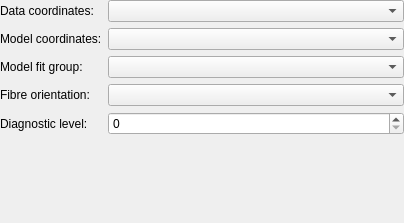
<?xml version="1.0" encoding="UTF-8"?>
<ui version="4.0">
 <class>InitialConfig</class>
 <widget class="QWidget" name="InitialConfig">
  <property name="geometry">
   <rect>
    <x>0</x>
    <y>0</y>
    <width>404</width>
    <height>223</height>
   </rect>
  </property>
  <property name="windowTitle">
   <string>Initial Config.</string>
  </property>
  <layout class="QFormLayout" name="formLayout">
   <property name="leftMargin">
    <number>0</number>
   </property>
   <property name="topMargin">
    <number>0</number>
   </property>
   <property name="rightMargin">
    <number>0</number>
   </property>
   <property name="bottomMargin">
    <number>0</number>
   </property>
   <item row="0" column="0">
    <widget class="QLabel" name="configDataCoordinates_label">
     <property name="text">
      <string>Data coordinates:</string>
     </property>
    </widget>
   </item>
   <item row="0" column="1">
    <widget class="FieldChooserWidget" name="configDataCoordinates_fieldChooser">
     <property name="sizePolicy">
      <sizepolicy hsizetype="Expanding" vsizetype="Preferred">
       <horstretch>0</horstretch>
       <verstretch>0</verstretch>
      </sizepolicy>
     </property>
    </widget>
   </item>
   <item row="1" column="0">
    <widget class="QLabel" name="configModelCoordinates_label">
     <property name="text">
      <string>Model coordinates:</string>
     </property>
    </widget>
   </item>
   <item row="1" column="1">
    <widget class="FieldChooserWidget" name="configModelCoordinates_fieldChooser">
     <property name="sizePolicy">
      <sizepolicy hsizetype="Expanding" vsizetype="Preferred">
       <horstretch>0</horstretch>
       <verstretch>0</verstretch>
      </sizepolicy>
     </property>
    </widget>
   </item>
   <item row="2" column="0">
    <widget class="QLabel" name="configModelFitGroup_label">
     <property name="text">
      <string>Model fit group:</string>
     </property>
    </widget>
   </item>
   <item row="2" column="1">
    <widget class="FieldChooserWidget" name="configModelFitGroup_fieldChooser">
     <property name="sizePolicy">
      <sizepolicy hsizetype="Expanding" vsizetype="Preferred">
       <horstretch>0</horstretch>
       <verstretch>0</verstretch>
      </sizepolicy>
     </property>
    </widget>
   </item>
   <item row="3" column="0">
    <widget class="QLabel" name="configFibreOrientation_label">
     <property name="text">
      <string>Fibre orientation:</string>
     </property>
    </widget>
   </item>
   <item row="3" column="1">
    <widget class="FieldChooserWidget" name="configFibreOrientation_fieldChooser">
     <property name="toolTip">
      <string>&lt;html&gt;&lt;head/&gt;&lt;body&gt;&lt;p&gt;Field supplying Euler angles to rotate local 'fibre' axes on which strain and curvature penalties are applied. Clear to apply on global x, y, z axes. Required for fitting 2D meshes with 3 coordinate components.&lt;/p&gt;&lt;/body&gt;&lt;/html&gt;</string>
     </property>
    </widget>
   </item>
   <item row="4" column="0">
    <widget class="QLabel" name="configDiagnosticLevel_label">
     <property name="text">
      <string>Diagnostic level:</string>
     </property>
    </widget>
   </item>
   <item row="4" column="1">
    <widget class="QSpinBox" name="configDiagnosticLevel_spinBox">
     <property name="maximum">
      <number>2</number>
     </property>
    </widget>
   </item>
  </layout>
 </widget>
 <customwidgets>
  <customwidget>
   <class>FieldChooserWidget</class>
   <extends>QComboBox</extends>
   <header>cmlibs/widgets/fieldchooserwidget.h</header>
  </customwidget>
 </customwidgets>
 <resources/>
 <connections/>
</ui>
